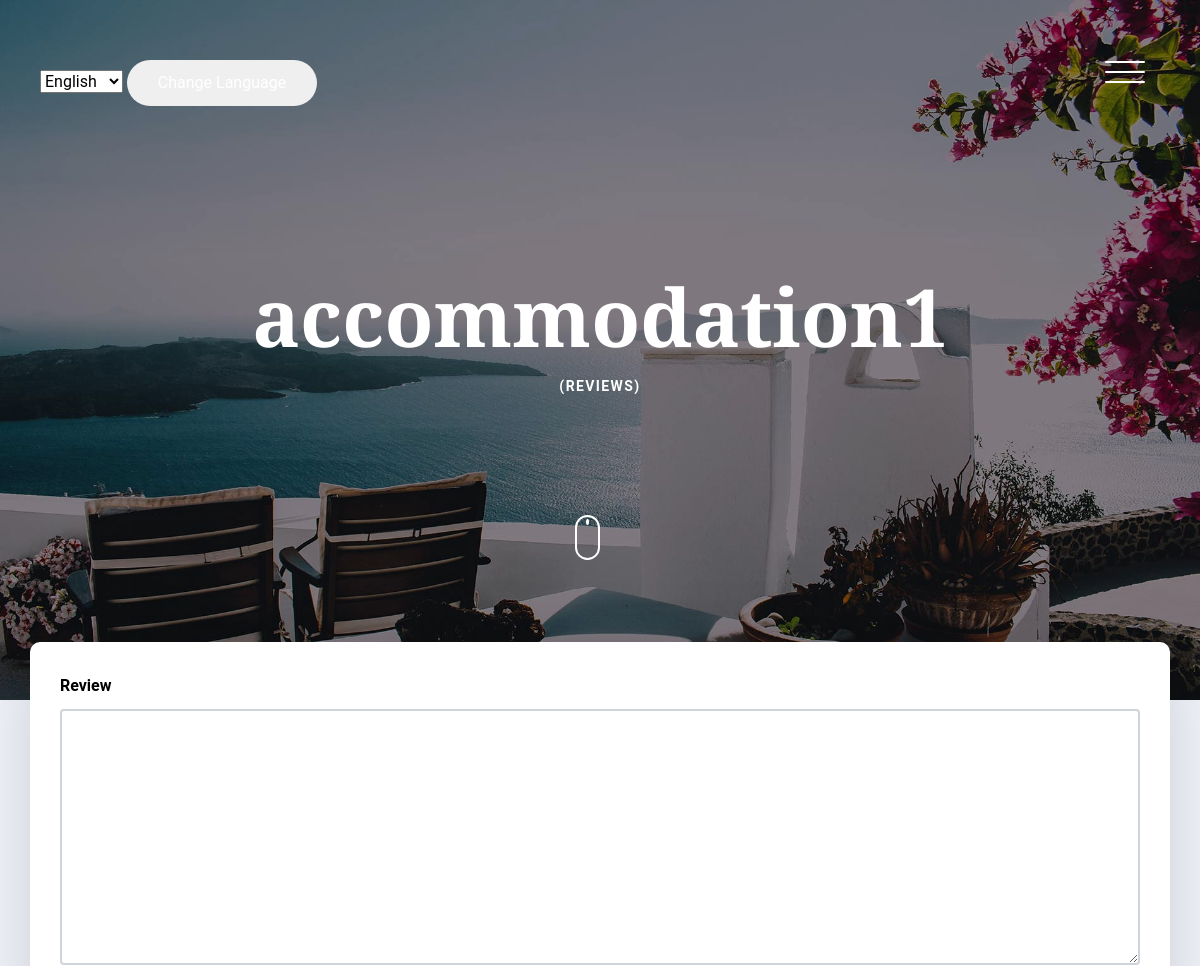
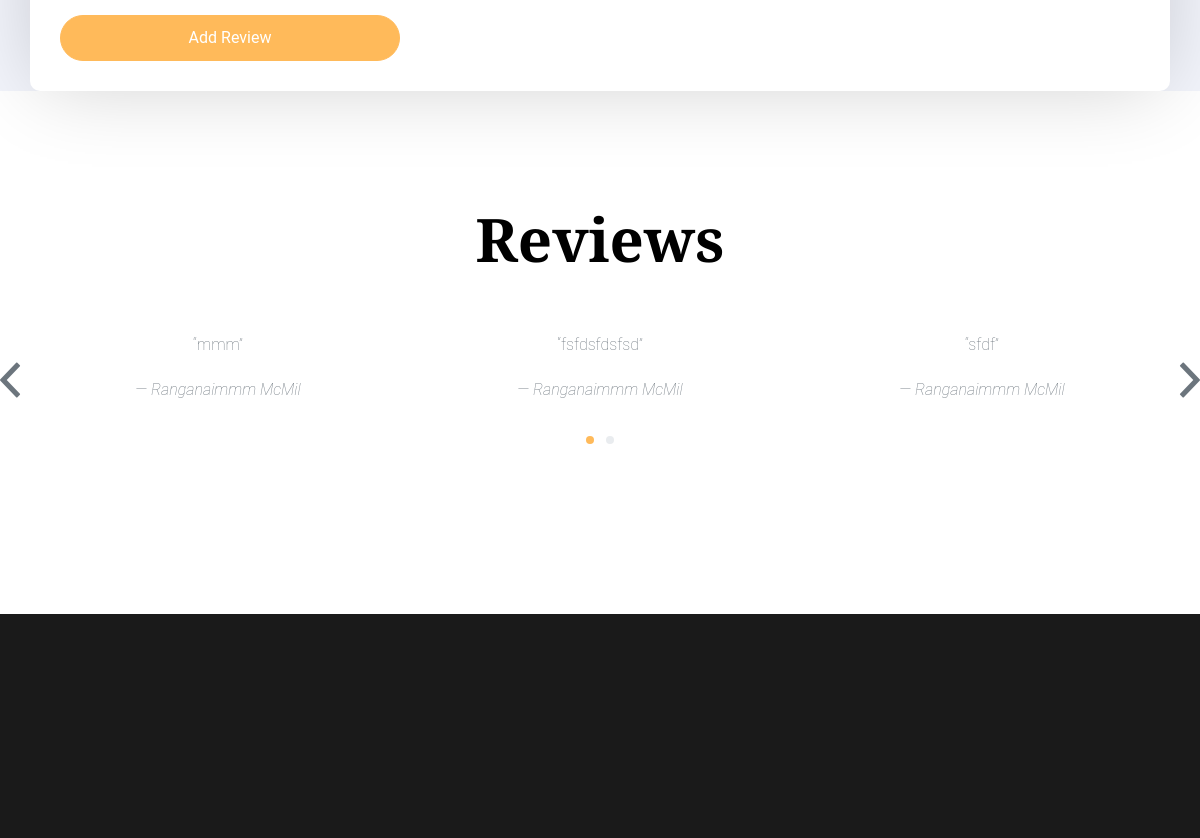
Screenshot of /accommodations/1/reviews/ with the database file from the repository (2 pictures, top to bottom).
### accommodations/models.py (models this page shows)
class Accommodation(models.Model):
  name = models.CharField(max_length=255, unique=True)
  destination = models.ForeignKey(Destination, on_delete=models.CASCADE, related_name='accomodations')
  star_rating = models.IntegerField()
  description = models.TextField()
  pic = models.ImageField(upload_to='images/')
  created_at = models.DateTimeField(auto_now_add=True)
  updated_at = models.DateTimeField(auto_now=True)

### reviews/models.py (models this page shows)
class BaseReview(models.Model):
    content = models.TextField()
    user = models.ForeignKey(User, on_delete=models.CASCADE, blank=True)
    created_at = models.DateTimeField(auto_now_add=True)
    class Meta:
        abstract = True  # Mark this as an abstract base class

class AccommodationReview(BaseReview):
    accommodation = models.ForeignKey(Accommodation, on_delete=models.CASCADE, related_name="reviews")

### accounts/models.py (models this page shows, shortened)
class User(AbstractUser):
    username = None
    email = models.EmailField(_('email address'), unique=True)
    preferences = models.JSONField(blank=True, null=True)
    USERNAME_FIELD = 'email'
    REQUIRED_FIELDS = []
    objects = UserManager()  # Assign the custom manager

### accommodations/views.py (the view, shortened to what this page needs)
# urls.py: path('<int:pk>/reviews/', views.AccommodationReviewListView.as_view(), name='accommodation_reviews'),
class AccommodationReviewListView(FormView):
    model = Accommodation
    template_name = 'accommodations/accommodation_reviews.html'
    form_class = AccommodationReviewForm
    accommodation = None
    def dispatch(self, request, pk, *args, **kwargs):
      self.request = request
      accommodation_pk = self.kwargs.get('pk')  # Get the pk from URL arguments
      self.accommodation = get_object_or_404(Accommodation, pk=accommodation_pk)
      return super().dispatch(request)
    def get_context_data(self, **kwargs):
      context = super().get_context_data(**kwargs)
      reviews = AccommodationReview.objects.filter(accommodation=self.accommodation)
      context['reviews'] = reviews
      context['accommodation'] = self.accommodation  # Add the accommodation to context
      return context

### reviews/forms.py
class AccommodationReviewForm(forms.ModelForm):
    def __init__(self, *args, **kwargs):
        super().__init__(*args, **kwargs)
        for field in self.fields.values():
            field.widget.attrs.update({'class': 'form-control'})
    class Meta:
        model = AccommodationReview
        fields = ['content']

### accommodations/templates/accommodations/accommodation_reviews.html (shortened to what this page needs)
{% extends 'base.html' %}
{% load i18n %}
{% block content %}
<section class="site-hero inner-page overlay" style="background-image: url(/static/images/hero_4.jpg)"
    data-stellar-background-ratio="0.5">
    <div class="container">
        <div class="row site-hero-inner justify-content-center align-items-center">
            <div class="col-md-10 text-center" data-aos="fade">
                <h1 class="heading mb-3">{{ accommodation.name }}</h1>
                <ul class="custom-breadcrumbs mb-4">
                    <li>({% trans "Reviews" %})</li>
                </ul>
            </div>
        </div>
    </div>
    <a class="mouse smoothscroll" href="#next">
        <div class="mouse-icon">
            <span class="mouse-wheel"></span>
        </div>
    </a>
</section>
<section class="section bg-light pb-0">
    <div class="container">
        <div class="row check-availabilty" id="next">
            <div class="block-32" data-aos="fade-up" data-aos-offset="-200">
                <form action="#" method="post">
                    <div class="row">
                        <div class="col-md-12 mb-3 mb-lg-12 col-lg-12">
                            <label for="checkin_date" class="font-weight-bold text-black">{% trans "Review" %}</label>
                            <div class="field-icon-wrap">
                                {{form.content}}
                            </div>
                        </div>
                        <div class="col-md-4 col-lg-4 align-self-end">
                            <button class="btn btn-primary btn-block text-white">{% trans "Add Review" %}</button>
                        </div>
                    </div>
                </form>
            </div>
        </div>
    </div>
</section>
<section class="section testimonial-section">
    <div class="container">
        <div class="row justify-content-center text-center mb-5">
            <div class="col-md-7">
                <h2 class="heading" data-aos="fade-up">{% trans "Reviews" %}</h2>
            </div>
        </div>
        <div class="row">
            <div class="js-carousel-2 owl-carousel mb-5" data-aos="fade-up" data-aos-delay="200">
                {% for review in reviews %}
                    <div class="testimonial text-center slider-item">
                        <blockquote>
                            <p>&ldquo;{{review.content}}&rdquo;</p>
                        </blockquote>
                        <p><em>&mdash; {{review.user.get_full_name}}</em></p>
                    </div>
                {% empty %}
                    <p>No reviews found.</p>
                {% endfor %}
            </div>
        </div>
    </div>
</section>
{% endblock %}

### static/css/style.css (style rules this page uses)
body { background: #fff; font-family: "Roboto", arial, sans-serif; font-weight: 200; font-size: 16px; line-height: 1.8; color: #6c757d; position: relative; }
a { -webkit-transition: .3s all ease; -o-transition: .3s all ease; transition: .3s all ease; text-decoration: none; }
h1, h2, h3, h4, h5 { color: #000; font-family: "Playfair Display", times, serif; }
.bg-light { background: #f2f4fb !important; }
.btn { padding-left: 30px; padding-right: 30px; padding-top: 10px; padding-bottom: 10px; border-radius: 50px; }
.btn, .form-control { outline: none; -webkit-box-shadow: none !important; box-shadow: none !important; }
.form-control { -webkit-box-shadow: none !important; box-shadow: none !important; height: 50px; border-width: 2px; }
textarea.form-control { height: inherit; }
.site-hero { background-size: cover; height: 100vh; min-height: 700px; width: 100%; position: relative; }
.site-hero .heading { font-family: "Playfair Display", times, serif; font-weight: bold; }
.site-hero.overlay:before { background: rgba(0, 0, 0, 0.45); content: ""; position: absolute; height: 100vh; min-height: 700px; top: 0; left: 0; bottom: 0; right: 0; }
.site-hero.inner-page { height: 50vh; min-height: 700px; }
.site-hero.inner-page.overlay:before { height: 50vh; min-height: 700px; }
.site-hero-inner { height: 100vh; min-height: 700px; }
.site-hero-inner .heading { font-size: 80px; font-family: "Playfair Display", times, serif; color: #fff; line-height: 1; font-weight: bold; }
.inner-page .site-hero-inner { height: 50vh; min-height: 700px; }
.section { padding: 7em 0; }
.heading-serif, .heading, .testimonial-section .heading, .slider-section .heading, .blog-post-entry .heading { font-size: 60px; font-family: "Playfair Display", times, serif; font-weight: 700; }
.testimonial blockquote { padding: 0; }
.owl-carousel.js-carousel-2 .slider-item { padding: 0 20px; text-align: center; }
.mouse { width: 100px; display: inline-block; position: absolute; left: 50%; bottom: 140px; z-index: 1; -webkit-transform: translateX(-25%); -ms-transform: translateX(-25%); transform: translateX(-25%); }
.mouse-icon { width: 25px; height: 45px; border: 2px solid white; border-radius: 15px; cursor: pointer; position: relative; text-align: center; }
.mouse-wheel { height: 6px; margin: 2px auto 0; display: block; width: 3px; background-color: white; border-radius: 50%; -webkit-animation: 1.6s ease infinite wheel-up-down; -moz-animation: 1.6s ease infinite wheel-up-down; animation: 1.6s ease infinite wheel-up-down; }
.field-icon-wrap { position: relative; }
.field-icon-wrap .form-control { position: relative; padding-right: 40px; -webkit-box-shadow: none !important; box-shadow: none !important; color: #a6a6a6; }
.block-32 { background: #fff; padding: 30px; -webkit-box-shadow: 0 2px 80px -10px rgba(0, 0, 0, 0.2); box-shadow: 0 2px 80px -10px rgba(0, 0, 0, 0.2); width: 100%; }
.block-32 .field-icon-wrap { position: relative; }
.block-32 .field-icon-wrap .form-control { position: relative; padding-right: 40px; -webkit-box-shadow: none !important; box-shadow: none !important; color: #a6a6a6; }
.text-black { color: #000 !important; }
.check-availabilty { margin-top: -170px; position: relative; }
.check-availabilty .block-32 { background: #fff; border-radius: 10px; }
.custom-breadcrumbs { list-style: none; padding: 0; margin: 0; }
.custom-breadcrumbs li { display: inline-block; color: #fff; margin: 0 4px; text-transform: uppercase; font-size: 14px; letter-spacing: .1em; font-weight: bold; }

### rows the page displays
Accommodation: name "accommodation1"
AccommodationReview: content "mmm", user.get_full_name "Ranganaimmm McMil"
AccommodationReview: content "fsfdsfdsfsd", user.get_full_name "Ranganaimmm McMil"
AccommodationReview: content "sfdf", user.get_full_name "Ranganaimmm McMil"
